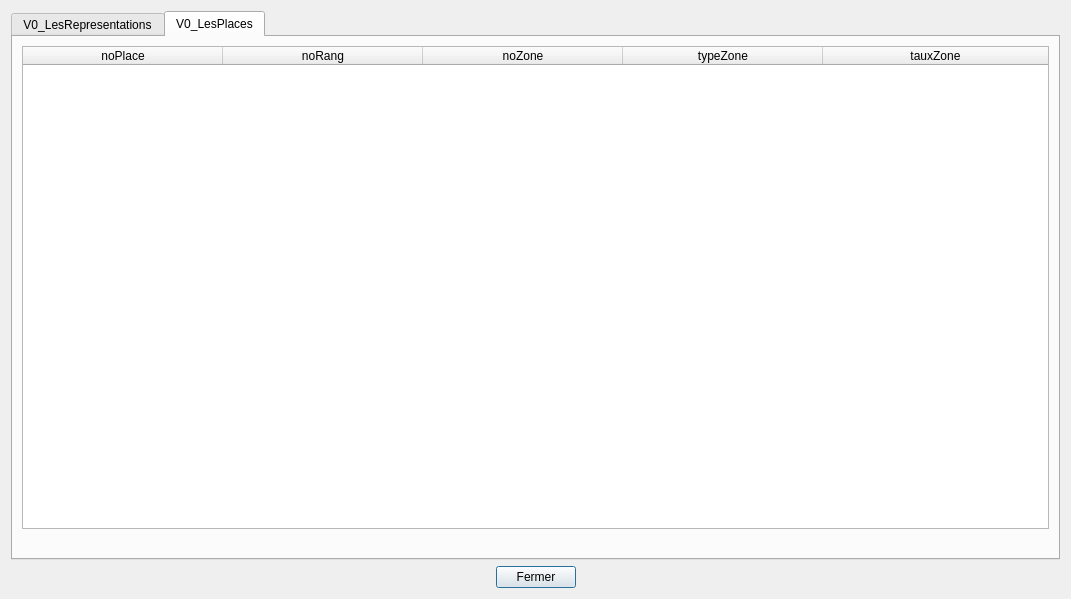
<?xml version="1.0" encoding="UTF-8"?>
<ui version="4.0">
 <class>tablesData</class>
 <widget class="QDialog" name="tablesData">
  <property name="geometry">
   <rect>
    <x>0</x>
    <y>0</y>
    <width>1071</width>
    <height>599</height>
   </rect>
  </property>
  <property name="sizePolicy">
   <sizepolicy hsizetype="Preferred" vsizetype="Preferred">
    <horstretch>0</horstretch>
    <verstretch>0</verstretch>
   </sizepolicy>
  </property>
  <property name="minimumSize">
   <size>
    <width>0</width>
    <height>0</height>
   </size>
  </property>
  <property name="windowTitle">
   <string>BD Théâtre (V0)</string>
  </property>
  <layout class="QVBoxLayout" name="verticalLayout">
   <item>
    <widget class="QTabWidget" name="tabWidget">
     <property name="currentIndex">
      <number>1</number>
     </property>
     <widget class="QWidget" name="tabRepresentations">
      <attribute name="title">
       <string>V0_LesRepresentations</string>
      </attribute>
      <layout class="QVBoxLayout" name="verticalLayout_2">
       <item>
        <widget class="QTableWidget" name="tableRepresentations">
         <property name="sizePolicy">
          <sizepolicy hsizetype="Expanding" vsizetype="Expanding">
           <horstretch>0</horstretch>
           <verstretch>0</verstretch>
          </sizepolicy>
         </property>
         <property name="minimumSize">
          <size>
           <width>0</width>
           <height>400</height>
          </size>
         </property>
         <property name="baseSize">
          <size>
           <width>0</width>
           <height>0</height>
          </size>
         </property>
         <property name="layoutDirection">
          <enum>Qt::LeftToRight</enum>
         </property>
         <property name="columnCount">
          <number>6</number>
         </property>
         <attribute name="horizontalHeaderCascadingSectionResizes">
          <bool>true</bool>
         </attribute>
         <attribute name="horizontalHeaderDefaultSectionSize">
          <number>150</number>
         </attribute>
         <attribute name="horizontalHeaderHighlightSections">
          <bool>true</bool>
         </attribute>
         <attribute name="horizontalHeaderMinimumSectionSize">
          <number>50</number>
         </attribute>
         <attribute name="horizontalHeaderStretchLastSection">
          <bool>true</bool>
         </attribute>
         <attribute name="verticalHeaderVisible">
          <bool>false</bool>
         </attribute>
         <column>
          <property name="text">
           <string>noSpec</string>
          </property>
         </column>
         <column>
          <property name="text">
           <string>nomSpec</string>
          </property>
         </column>
         <column>
          <property name="text">
           <string>dateRep</string>
          </property>
         </column>
         <column>
          <property name="text">
           <string>promoRep</string>
          </property>
         </column>
         <column>
          <property name="text">
           <string>prixBaseSpec</string>
          </property>
         </column>
         <column>
          <property name="text">
           <string>prixRep</string>
          </property>
         </column>
        </widget>
       </item>
       <item>
        <widget class="QLabel" name="label_representations">
         <property name="palette">
          <palette>
           <active>
            <colorrole role="WindowText">
             <brush brushstyle="SolidPattern">
              <color alpha="255">
               <red>255</red>
               <green>0</green>
               <blue>0</blue>
              </color>
             </brush>
            </colorrole>
           </active>
           <inactive>
            <colorrole role="WindowText">
             <brush brushstyle="SolidPattern">
              <color alpha="255">
               <red>255</red>
               <green>0</green>
               <blue>0</blue>
              </color>
             </brush>
            </colorrole>
           </inactive>
           <disabled>
            <colorrole role="WindowText">
             <brush brushstyle="SolidPattern">
              <color alpha="255">
               <red>120</red>
               <green>120</green>
               <blue>120</blue>
              </color>
             </brush>
            </colorrole>
           </disabled>
          </palette>
         </property>
         <property name="text">
          <string/>
         </property>
         <property name="alignment">
          <set>Qt::AlignCenter</set>
         </property>
        </widget>
       </item>
      </layout>
     </widget>
     <widget class="QWidget" name="tabPlaces">
      <attribute name="title">
       <string>V0_LesPlaces</string>
      </attribute>
      <layout class="QVBoxLayout" name="verticalLayout_5">
       <item>
        <widget class="QTableWidget" name="tablePlaces">
         <attribute name="horizontalHeaderDefaultSectionSize">
          <number>200</number>
         </attribute>
         <attribute name="horizontalHeaderMinimumSectionSize">
          <number>50</number>
         </attribute>
         <attribute name="horizontalHeaderStretchLastSection">
          <bool>true</bool>
         </attribute>
         <attribute name="verticalHeaderVisible">
          <bool>false</bool>
         </attribute>
         <column>
          <property name="text">
           <string>noPlace</string>
          </property>
         </column>
         <column>
          <property name="text">
           <string>noRang</string>
          </property>
         </column>
         <column>
          <property name="text">
           <string>noZone</string>
          </property>
         </column>
         <column>
          <property name="text">
           <string>typeZone</string>
          </property>
         </column>
         <column>
          <property name="text">
           <string>tauxZone</string>
          </property>
         </column>
        </widget>
       </item>
       <item>
        <widget class="QLabel" name="label_places">
         <property name="palette">
          <palette>
           <active>
            <colorrole role="WindowText">
             <brush brushstyle="SolidPattern">
              <color alpha="255">
               <red>255</red>
               <green>0</green>
               <blue>0</blue>
              </color>
             </brush>
            </colorrole>
           </active>
           <inactive>
            <colorrole role="WindowText">
             <brush brushstyle="SolidPattern">
              <color alpha="255">
               <red>255</red>
               <green>0</green>
               <blue>0</blue>
              </color>
             </brush>
            </colorrole>
           </inactive>
           <disabled>
            <colorrole role="WindowText">
             <brush brushstyle="SolidPattern">
              <color alpha="255">
               <red>120</red>
               <green>120</green>
               <blue>120</blue>
              </color>
             </brush>
            </colorrole>
           </disabled>
          </palette>
         </property>
         <property name="text">
          <string/>
         </property>
         <property name="alignment">
          <set>Qt::AlignCenter</set>
         </property>
        </widget>
       </item>
      </layout>
     </widget>
    </widget>
   </item>
   <item>
    <layout class="QHBoxLayout" name="horizontalLayout">
     <item>
      <spacer name="horizontalSpacer">
       <property name="orientation">
        <enum>Qt::Horizontal</enum>
       </property>
       <property name="sizeHint" stdset="0">
        <size>
         <width>40</width>
         <height>20</height>
        </size>
       </property>
      </spacer>
     </item>
     <item>
      <widget class="QPushButton" name="pushButton">
       <property name="text">
        <string>Fermer</string>
       </property>
      </widget>
     </item>
     <item>
      <spacer name="horizontalSpacer_2">
       <property name="orientation">
        <enum>Qt::Horizontal</enum>
       </property>
       <property name="sizeHint" stdset="0">
        <size>
         <width>40</width>
         <height>20</height>
        </size>
       </property>
      </spacer>
     </item>
    </layout>
   </item>
  </layout>
 </widget>
 <resources/>
 <connections>
  <connection>
   <sender>pushButton</sender>
   <signal>clicked()</signal>
   <receiver>tablesData</receiver>
   <slot>close()</slot>
   <hints>
    <hint type="sourcelabel">
     <x>360</x>
     <y>575</y>
    </hint>
    <hint type="destinationlabel">
     <x>323</x>
     <y>169</y>
    </hint>
   </hints>
  </connection>
 </connections>
 <slots>
  <slot>refreshSpectaclesData()</slot>
  <slot>refreshZonesData()</slot>
  <slot>refreshRepresentationsData()</slot>
 </slots>
</ui>
